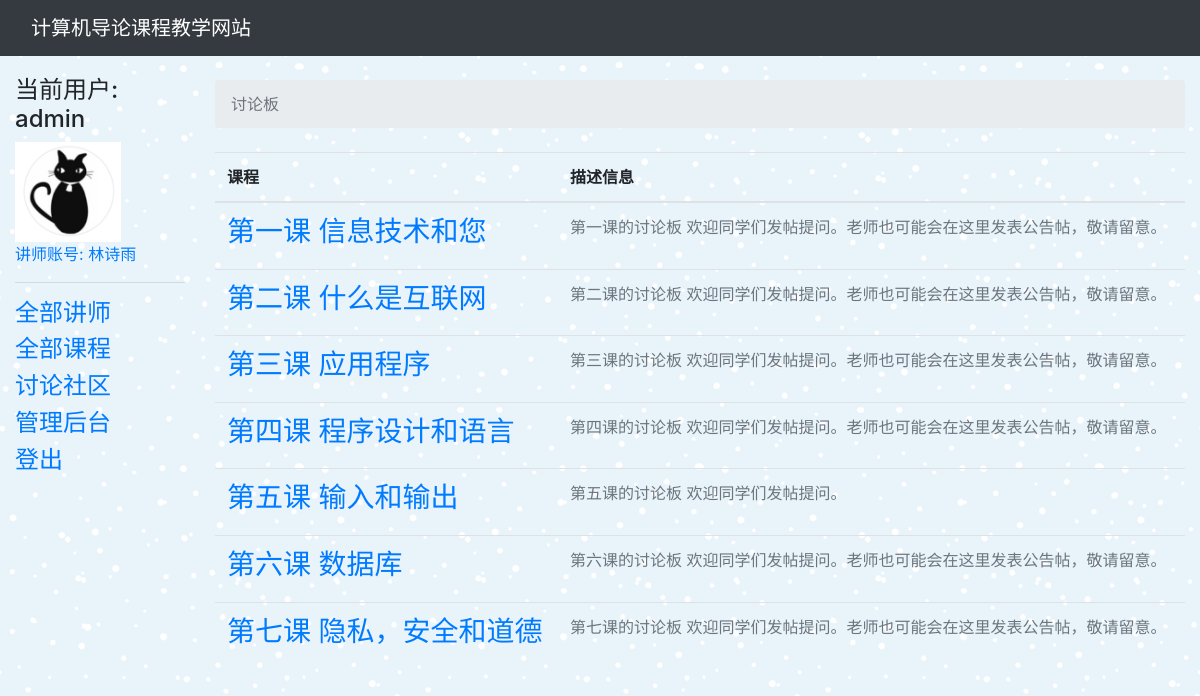
The app's page /discussboard/boards (signed in) with its own data.
### siteindex/models.py (models this page shows, shortened)
class Lecturer(models.Model):
    name = models.CharField(max_length=100)
    title = models.CharField(max_length=100)
    college = models.CharField(max_length=100)
    intro = models.TextField(max_length=10000, null=True,
                             blank=True, help_text='讲师简介')
    avatar = models.ImageField(upload_to='avatars', blank=True, null=True)
    user = models.OneToOneField(
        User, blank=True, null=True, related_name='lecturer', on_delete=models.CASCADE)
    def avatar_url(self):
        if self.avatar and hasattr(self.avatar, 'url'):
            return self.avatar.url
        else:
            return '/media/defaultavatar.png'
    class Meta:
        ordering = ['name']

class Lesson(models.Model):
    title = models.CharField(max_length=200)
    lecturer = models.ForeignKey(
        Lecturer, on_delete=models.SET_NULL, null=True)
    summary = models.TextField(max_length=1000, help_text='输入该节课程的简介')
    date_of_release = models.DateField(null=True, blank=True)
    precondition = models.OneToOneField(
        "Lesson", blank=True, null=True, related_name='precond_of', on_delete=models.CASCADE)
    video = models.FileField(upload_to='videos', blank=True, null=True)
    image_1 = models.ImageField(upload_to='images', blank=True, null=True)
    parag_1 = models.TextField(max_length=100000, help_text='正文第一段', null=True)
    image_2 = models.ImageField(upload_to='images', blank=True, null=True)
    parag_2 = models.TextField(
        max_length=100000, help_text='正文第二段', null=True, blank=True)
    image_3 = models.ImageField(upload_to='images', blank=True, null=True)
    parag_3 = models.TextField(
        max_length=100000, help_text='正文第三段', null=True, blank=True)
    def __str__(self):
        return self.title

### discussboard/models.py (models this page shows, shortened)
class Board(models.Model):
    lesson = models.OneToOneField(
        Lesson, blank=True, null=True, related_name='board', on_delete=models.CASCADE)
    description = models.CharField(max_length=1000)
    def __str__(self):
        return f"{self.lesson}"

### discussboard/views.py (the view)
# urls.py: path('boards', views.home, name='board-home-view'),
def home(request):
    boards = Board.objects.all()
    return render(request, 'discussboard/home.html', {'boards': boards})

### discussboard/templates/discussboard/home.html
{% extends 'base_generic.html' %}
{% block breadcrumb %}
  <li class="breadcrumb-item active">讨论板</li>
{% endblock %}
{% block content %}
  <table class="table">
    <thead class="thead-inverse">
      <tr>
        <th>课程</th>
        <th>描述信息</th>
      </tr>
    </thead>
    <tbody>
      {% for board in boards %}
        <tr>
          <td>
            <h3><a href="{% url 'board-topics' board.pk %}">{{ board }}</a></h3>
          </td>
          <td>
            <p class="text-muted d-block">{{ board.description }}</p>
          </td>
        </tr>
      {% endfor %}
    </tbody>
  </table>
{% endblock %}

### siteindex/templates/base_generic.html (shortened to what this page needs)
<!DOCTYPE html>
<html lang="zh-cmn-Hans">
<head>
    {% load static %}
    <link rel="stylesheet" href="{% static 'css/styles.css' %}">
    <link rel="stylesheet" href="{% static 'css/bootstrap.min.css' %}">
</head>
<body>
    <nav class="navbar navbar-expand-lg navbar-dark bg-dark">
      <div class="container-fluid">
        <a class="navbar-brand" href="{% url 'index' %}">计算机导论课程教学网站</a>
      </div>
    </nav>
    <div class="container-fluid">
        <div class="row">
            <div class="col-sm-2">
                {% block sidebar %}
                <ul class="sidebar-nav">
                    {% if user.is_authenticated %}
                        <h4>当前用户: {{ user.get_username }}</h4>
                            {% if user.lecturer %}
                                <img src="{{ user.lecturer.avatar_url }}" style="height:100px;"><br>
                                <a href="{% url 'lecturer-detail' user.lecturer.pk %}">讲师账号: {{ user.lecturer.name }}</a><hr>
                                <h4><a href="{% url 'lecturers' %}">全部讲师</a></h4>
                                <h4><a href="{% url 'lessons' %}">全部课程</a></h4>
                                <h4><a href="{% url 'board-home-view' %}">讨论社区</a></h4>
                                {% if user.is_staff %}
                                <h4><a href="{% url 'admin:index' %}">管理后台</a></h4>
                                {% endif %}
                            {% else %}
                                <h4><a href="{% url 'lecturers' %}">全部讲师</a></h4>
                                <h4><a href="{% url 'lessons' %}">全部课程</a></h4>
                                <h4><a href="{% url 'board-home-view' %}">讨论社区</a></h4>
                                <h4><a href="{% url 'quiz-list-view' %}">测验列表</a></h4>
                                <h4><a href="{% url 'my-results' %}">我的成绩记录</a></h4>
                            {% endif %}
                        <h4><a href="{% url 'logout'%}">登出</a></h4>
                    {% else %}
                        <h4><a href="{% url 'login'%}?next={{request.path}}">登录</a></h4>
                        <h4><a href="{% url 'register'%}?next={{request.path}}">注册</a></h4>
                    {% endif %}
                </ul>
                {% endblock %}
            </div>
            <div class="col-sm-10 ">
                <ol class="breadcrumb my-4">
                    {% block breadcrumb %}
                    {% endblock %}
                </ol>
                {% block content %}{% endblock %}
            </div>
        </div>
    </div>
</body>
</html>

### siteindex/static/css/styles.css (style rules this page uses)
.sidebar-nav { margin-top: 20px; padding: 0; list-style: none; }

### siteindex/templates/base_generic.html (style rules this page uses)
body { background-image: url(/media/patterns/blue-snow.png); }

### records on screen
Board: lesson.title "第一课 信息技术和您", description "第一课的讨论板 欢迎同学们发帖提问。老师也可能会在这里发表公告帖，敬请留意。"
Board: lesson.title "第二课 什么是互联网", description "第二课的讨论板 欢迎同学们发帖提问。老师也可能会在这里发表公告帖，敬请留意。"
Board: lesson.title "第三课 应用程序", description "第三课的讨论板 欢迎同学们发帖提问。老师也可能会在这里发表公告帖，敬请留意。"
Board: lesson.title "第四课 程序设计和语言", description "第四课的讨论板 欢迎同学们发帖提问。老师也可能会在这里发表公告帖，敬请留意。"
Board: lesson.title "第五课 输入和输出", description "第五课的讨论板 欢迎同学们发帖提问。"
Board: lesson.title "第六课 数据库", description "第六课的讨论板 欢迎同学们发帖提问。老师也可能会在这里发表公告帖，敬请留意。"
Board: lesson.title "第七课 隐私，安全和道德", description "第七课的讨论板 欢迎同学们发帖提问。老师也可能会在这里发表公告帖，敬请留意。"

### other values on screen
{{ user.get_username }} "admin"
{{ user.lecturer.name }} "林诗雨"
